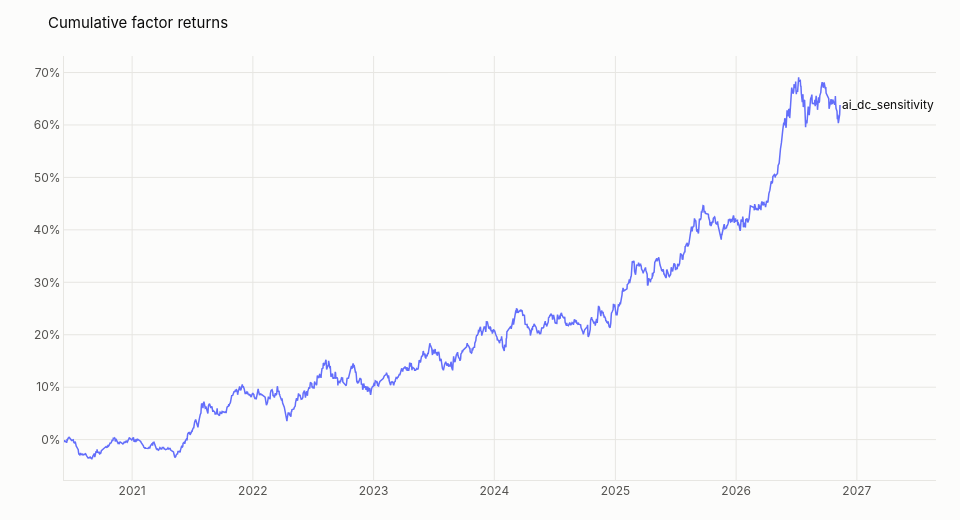

The notebook cell this image was saved under:
### Markdown cell above
## 6. Monitor: AI / 数据中心 (AIDC) sensitivity — shown separately, not in the risk model
Style `ai_dc_sensitivity` = partial beta on the circ_mv-weighted 885887.TI 数据中心(AIDC) basket (excluding the
stock, from the 2020-03-06 list date), China market controlled (D-130). Its daily return is estimated by adding it
to each session's regression; the risk model's covariance and forecasts do not include it. Membership is a 2026
snapshot, so returns before 2025 carry hindsight.

### Code cell
monitor_path = config.lake.root / "derived" / "reports" / f"risk_{settings.name}" / "monitor_returns.parquet"
monitor = FACTOR_RETURN.validate(pd.read_parquet(monitor_path)) if monitor_path.exists() else factor_returns.iloc[:0]
aidc = monitor[monitor["factor"] == "ai_dc_sensitivity"].set_index("trade_date").sort_index()
by_year = aidc.groupby(aidc.index.str[:4]).agg(
    ret=("ret", lambda r: (1 + r).prod() - 1), ann_vol=("ret", lambda r: r.std() * np.sqrt(252)),
    mean_abs_t=("t_stat", lambda t: t.abs().mean()), r2_gain=("r2", "mean"), sessions=("ret", "size"))
display(by_year)
roll = pd.DataFrame({"ann_vol_60d": aidc["ret"].rolling(60).std() * np.sqrt(252),
                     "abs_t_60d": aidc["t_stat"].abs().rolling(60).mean()})
display(roll.tail(1))
RiskChart(theme, "cumulative", factors=["ai_dc_sensitivity"]).render(monitor)

### Figure 1 — Plotly figure (JSON) as saved in the notebook; plotly's stock layout.template omitted (floating-point values rounded to 4 significant figures; data arrays with more than 128 entries replaced by an {"elided": "..."} marker saying what was removed)
{"data": [{"line": {"width": 1.5}, "mode": "lines", "name": "ai_dc_sensitivity", "type": "scatter", "x": {"elided": "1558 str values"}, "y": {"elided": "1558 float values"}}], "layout": {"annotations": [{"showarrow": false, "text": "ai_dc_sensitivity", "x": "2026-11-11", "xanchor": "left", "y": 0.6382}], "font": {"color": "#0b0b0b", "family": "Inter, -apple-system, Segoe UI, sans-serif", "size": 12}, "height": 520, "hoverlabel": {"bgcolor": "#fcfcfb", "font": {"color": "#0b0b0b"}}, "hovermode": "x unified", "margin": {"b": 40, "l": 64, "r": 24, "t": 56}, "paper_bgcolor": "#fcfcfb", "plot_bgcolor": "#fcfcfb", "showlegend": false, "title": {"font": {"color": "#0b0b0b", "size": 15}, "text": "Cumulative factor returns"}, "width": 960, "xaxis": {"gridcolor": "#e7e6e2", "linecolor": "#e7e6e2", "tickfont": {"color": "#52514e"}, "title": {"font": {"color": "#52514e"}}, "zeroline": false}, "yaxis": {"gridcolor": "#e7e6e2", "linecolor": "#e7e6e2", "tickfont": {"color": "#52514e"}, "tickformat": ".0%", "title": {"font": {"color": "#52514e"}}, "zeroline": false}}}
